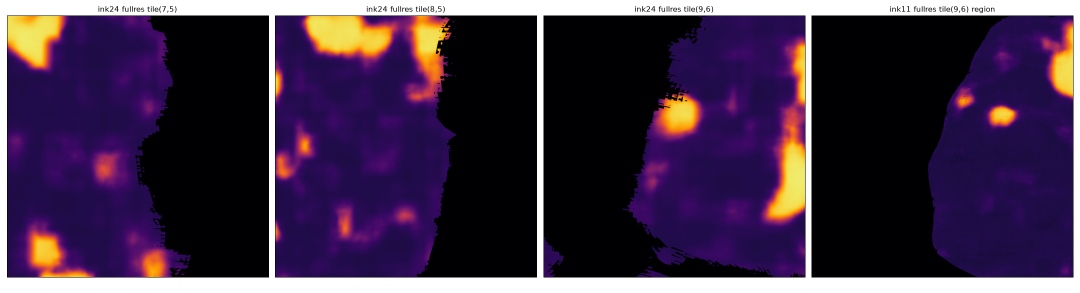
#> input picture qc/qc_s1a_fullres_ink.png, 2160 x 585 px, given in place of f6_mask.png, which was not available (shown at 1/2 size)
$ python g1v2_build.py ../../qc/qc_s1a_fullres_ink.png
#> lines starting #> are read from the running program, lines starting #| are printed output that depends on the picture; after the words box and inside, x2 and y2 are one past the last pixel; in counts of white or black regions, pixels touching at a corner belong together
"""Build P = sum_z I(z) for Frag2/Frag6 bands + per-layer in-mask stats.
I_air rule identical to m1_run.build_P: pooled median inside mask over the
deepest 10 layers.  Adds per-layer in-mask median/mean (for per-plate BULK)."""
import os, sys, json, time
import numpy as np
HERE = os.path.dirname(os.path.abspath(__file__))
sys.path.insert(0, HERE)
from g1v2_lib import MET
from PIL import Image
Image.MAX_IMAGE_PIXELS = None

def run(tag, voldir, maskpng, Hp, W, R0, NR, iair_v1):
#> called with tag = 'f6', voldir = 'f6vol', maskpng = 'f2/f6_mask.png', Hp = 8853, W = 6205, R0 = 640, NR = 7712, iair_v1 = 27115
    t0 = time.time()
    M = np.array(Image.open(os.path.join(MET, maskpng)))
#> M is the input picture: shape (585, 2160, 4); mean R, G, B, A 64.6, 46.2, 72.9, 255
    M = (M[..., 0] if M.ndim == 3 else M) > 0
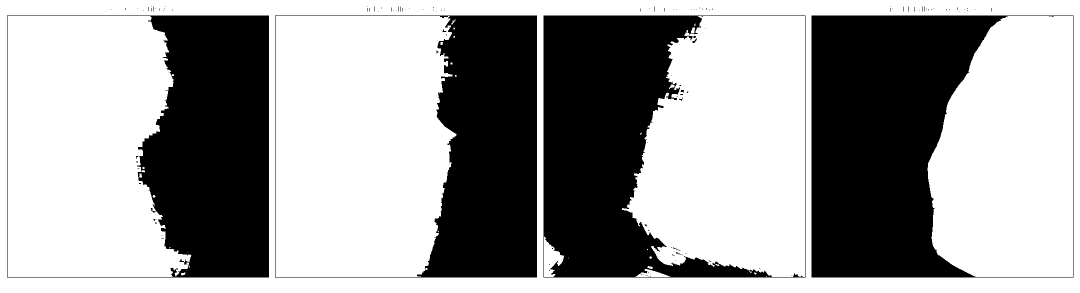
#> M: shape (585, 2160) bool (shown at 1/2 size); 61.7% white; 126 black regions (119 under 20 px), largest, box (x1, y1, x2, y2) and area: (1623, 31, 2147, 555) 145647, (1087, 31, 1611, 555) 122080, (14, 31, 538, 555) 115051
#> (the run stopped early here; a loop or call above may not have finished)

$ run again, on qc/qc_s1a_overview.png
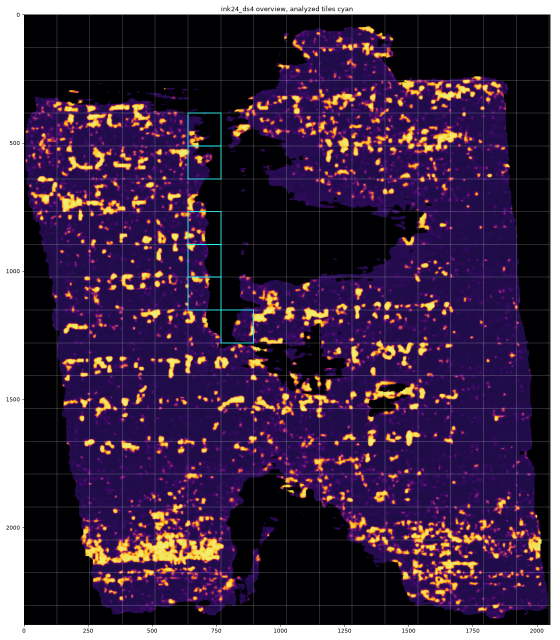
#> input picture qc/qc_s1a_overview.png, 1120 x 1280 px, given in place of f6_mask.png, which was not available (shown at 1/2 size)
#> in run, M is the input picture: shape (1280, 1120, 4); mean R, G, B, A 67.8, 46.7, 74.5, 255
#> in run, `M = (M[..., 0] if M.ndim == 3 else M) > 0`:
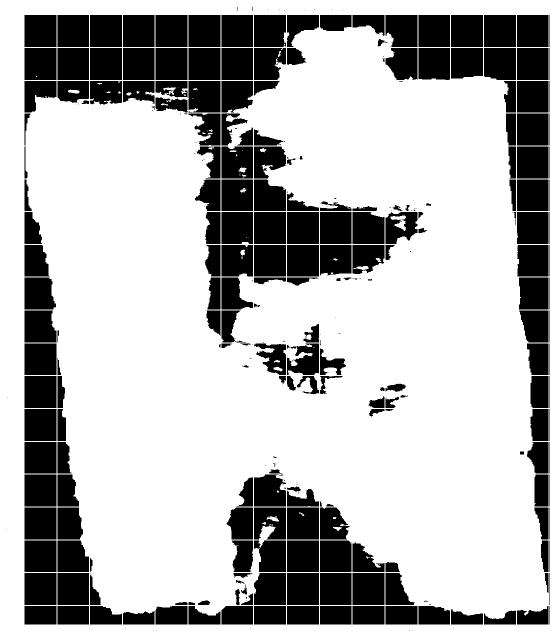
#> M: shape (1280, 1120) bool (shown at 1/2 size); 70.6% white; 309 black regions (93 under 20 px), largest, box (x1, y1, x2, y2) and area: (49, 30, 113, 94) 4096, (180, 30, 244, 94) 4096, (311, 30, 375, 94) 4096
